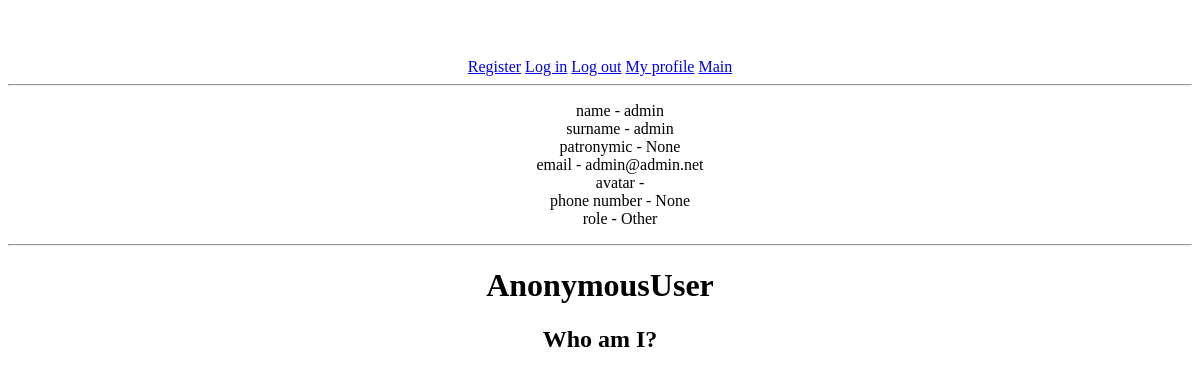
Before: /profile/15 with the older database file.
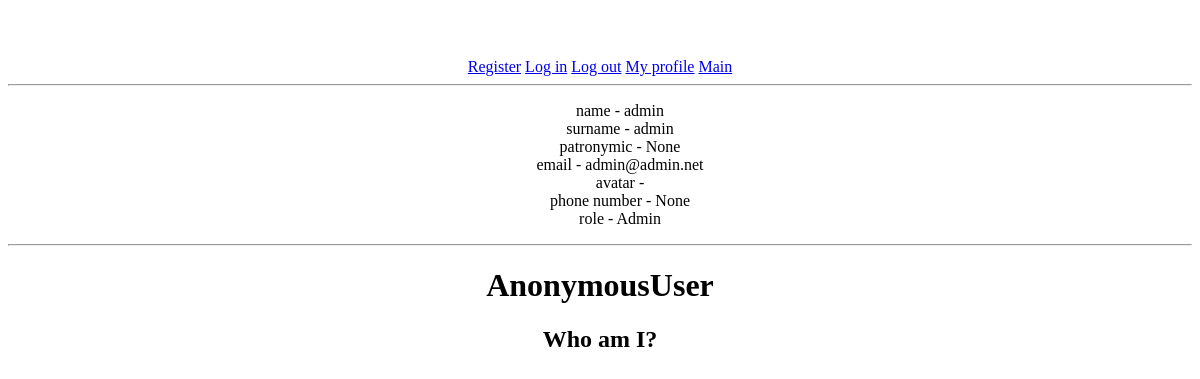
After: the same page with the newer database file.
### journal/models.py (models this page shows, shortened)
class CustomUser(AbstractBaseUser):
    name = models.CharField(max_length=15, null=False)
    surname = models.CharField(max_length=15, null=False)
    patronymic = models.CharField(max_length=15, blank=True, null=True)
    email = models.EmailField(unique=True)  # require
    phone_number = models.CharField(max_length=16, blank=True, null=True)
    avatar = models.ImageField(upload_to='user/avatar/', blank=True, null=True)
    date_of_birth = models.DateField(null=True)
    role = models.CharField(max_length=8, null=False, default="Other")
    is_active = models.BooleanField(default=True)
    is_staff = models.BooleanField(default=False)
    is_admin = models.BooleanField(default=False)
    USERNAME_FIELD = 'email'
    REQUIRED_FIELDS = ["name", "surname"]
    objects = CustomUserManager()

### journal/views.py (the view)
# urls.py: path('profile/', own_profile, name="own_profile"),
def profile(request, pk):
    context = {
        'title': 'Profile',
        'cur_user': get_user_model().objects.get(pk=pk),
        'pk': pk,
    }
    return render(request, 'journal/profile.html', context=context)

### journal/templates/journal/profile.html (shortened to what this page needs)
{% extends 'journal/base.html' %}
{% block main %}
<ul style="list-style: none">
    <li>name - {{ cur_user.name }}
    <li>surname - {{ cur_user.surname }}
    <li>patronymic - {{ cur_user.patronymic }}
    <li>email - {{ cur_user.email }}
    <li>avatar - {{ cur_user.avatar }}
    <li>phone number - {{ cur_user.phone_number }}
    <li>role - {{ cur_user.role }}
</ul>
<hr>
{% if user.role == "Admin" %}
    <h1>It isn't your page. Your page is 127.0.0.1:8000/admin/</h1>
{% elif user.role == "Teacher" %}
    <h1>I'm a teacher!</h1>
{% elif user.role == "Student" %}
    <h2>I'm a student!</h2>
{% else %}
    <h1>{{ user }}</h1>
    <h2>Who am I?</h2>
{% endif %}
{% endblock %}

Changed rows visible on the page:
changed CustomUser "admin": role "Other" → "Admin"
